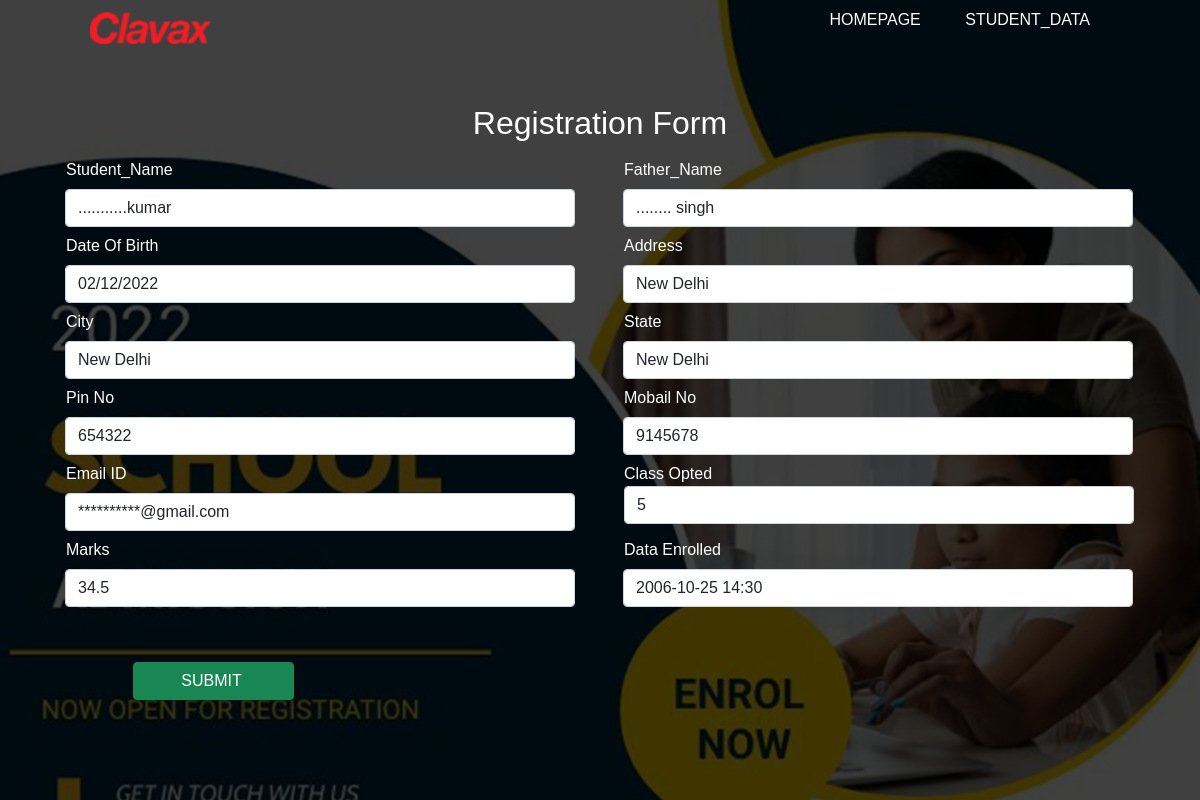
The page /stu_update/update29/ on the database its author committed.
### enrolment_app/models.py (models this page shows)
class Student_data(models.Model):
    student_name=models.CharField(max_length=70)
    father_name=models.CharField(max_length=70)
    dob=models.DateField(null=True,blank=True)
    address=models.CharField(max_length=70)
    city=models.CharField(max_length=70)
    state=models.CharField(max_length=70)
    pinno=models.IntegerField()
    mobailno = models.IntegerField(default='+91',validators=[MaxValueValidator(9999999999)])
    email=models.EmailField(max_length=100)
    class_opted=models.IntegerField()
    marks=models.FloatField(null=True,blank=True)
    date_enrolled=models.DateTimeField(null=True,blank=True)

### enrolment_app/views.py (the view, shortened to what this page needs)
# urls.py: path('update<int:id>/',views.Update_post.as_view(),name='Update_post'),
class Update_post(View):
    template_name = 'student_form.html'
    def get(self,request,id):
        data = Student_data.objects.get(pk=id)
        print(data)
        post_data = Student_data_form(instance=data)
        return render(request,self.template_name,{'form':post_data})

### enrolment_app/templates/student_form.html (shortened to what this page needs)
{% extends 'home.html' %} {% load static %} {% block content %}
<div class="container">
    <div class="container mt-5">
        <form class="well form-horizontal" method="POST" id="contact_form" validate>
            <fieldset>
                <legend>
                    <center>
                        <h2 class="heading">Registration Form</h2>
                    </center>
                </legend><br>
                <div class="form-group">
                    <div class="row gap-md-4">
                        <div class="col-md">
                            <label class="col-md-4 heading control-label">Student_Name</label>
                            <div class="form-floating">
                                <div class="input-group">
                                    <div class="form-control-plaintext">
                                        {{ form.student_name }}
                                    </div>
                                </div>
                            </div>
                        </div>
                        <div class="col-md">
                            <label class="col-md-4 heading control-label">Father_Name</label>
                            <div class="form-floating">
                                <div class="form-floating">
                                    <div class="input-group">
                                        <div class="form-control-plaintext">
                                            {{ form.father_name }}
                                        </div>
                                    </div>
                                </div>
                            </div>
                        </div>
                    </div>
                    <div class="row gap-md-4">
                        <div class="col-md">
                            <label class="col-md-4 heading control-label">Date Of Birth</label>
                            <div class="form-floating">
                                <div class="input-group">
                                    <div class="form-control-plaintext">
                                        {{ form.dob }}
                                    </div>
                                </div>
                            </div>
                        </div>
                        <div class="col-md">
                            <label class="col-md-4 heading control-label">Address</label>
                            <div class="form-floating">
                                <div class="form-floating">
                                    <div class="input-group">
                                        <div class="form-control-plaintext">
                                            {{ form.address }}
                                        </div>
                                    </div>
                                </div>
                            </div>
                        </div>
                    </div>
                    <div class="row gap-md-4">
                        <div class="col-md">
                            <label class="col-md-4 heading control-label">City</label>
                            <div class="form-floating">
                                <div class="input-group">
                                    <div class="form-control-plaintext">
                                        {{ form.city }}
                                    </div>
                                </div>
                            </div>
                        </div>
                        <div class="col-md">
                            <label class="col-md-4 heading control-label">State</label>
                            <div class="form-floating">
                                <div class="form-floating">
                                    <div class="input-group">
                                        <div class="form-control-plaintext">
                                            {{ form.state }}
                                        </div>
                                    </div>
                                </div>
                            </div>
                        </div>
                    </div>
                    <div class="row gap-md-4">
                        <div class="col-md">
                            <label class="col-md-4 heading control-label">Pin No</label>
                            <div class="form-floating">
                                <div class="input-group">
                                    <div class="form-control-plaintext">
                                        {{ form.pinno }}
                                    </div>
                                </div>
                            </div>
                        </div>
                        <div class="col-md">
                            <label class="col-md-4 heading control-label">Mobail No</label>
                            <div class="form-floating">
                                <div class="form-floating">
                                    <div class="input-group">
                                        <div class="form-control-plaintext">
                                            {{ form.mobailno }}
                                        </div>
                                    </div>
                                </div>
                            </div>
                        </div>
                    </div>
                    <div class="row gap-md-4">
                        <div class="col-md">
                            <label class="col-md-4 heading control-label">Email ID</label>
                            <div class="form-floating">
                                <div class="input-group">
                                    <div class="form-control-plaintext">
                                        {{ form.email }}
                                    </div>
                                </div>
                            </div>
                        </div>
                        <div class="col-md">
                            <label class="col-md-4 heading control-label">Class Opted</label>
                            <div class="form-floating">
                                <div class="form-floating">
                                    <div class="input-group">
                                        <select class="form-control" id="{{ form.class_opted }}">
                                          <option>5</option>
                                        </select>
                                    </div>
                                </div>
                            </div>
                        </div>
                    </div>
                    <div class="row gap-md-4">
                        <div class="col-md">
                            <label class="col-md-4 heading control-label">Marks</label>
                            <div class="form-floating">
                                <div class="input-group">
                                    <div class="form-control-plaintext">
                                        {{ form.marks }}
                                    </div>
                                </div>
                            </div>
                        </div>
                        <div class="col-md">
                            <label class="col-md-4 heading control-label">Data Enrolled</label>
                            <div class="form-floating">
                                <div class="form-floating">
                                    <div class="input-group">
                                        <div class="form-control-plaintext">
                                            {{ form.date_enrolled }}
                                        </div>
                                    </div>
                                </div>
                            </div>
                        </div>
                    </div>
                </div>
                <div class="form-group">
                    <div class="col-md-4"><br> &nbsp&nbsp&nbsp&nbsp&nbsp&nbsp&nbsp&nbsp&nbsp&nbsp&nbsp&nbsp&nbsp&nbsp
                        <button type="submit" class="btn btn-success">&nbsp&nbsp&nbsp&nbsp&nbsp&nbsp&nbsp&nbspSUBMIT &nbsp&nbsp&nbsp&nbsp&nbsp&nbsp&nbsp&nbsp</button>
                    </div>
                </div>
            </fieldset>
        </form>
    </div>
    {% endblock content %}

### enrolment_app/static/css/styles.css (style rules this page uses)
* { margin: 0; padding: 0; font-family: sans-serif; }

### enrolment_app/templates/student_form.html (style rules this page uses)
.heading { color: #fff }

### rows shown on the page
Student_data: student_name "...........kumar", father_name "........ singh", dob "02/12/2022", address "New Delhi", city "New Delhi", state "New Delhi", pinno "654322", mobailno "9145678", email "**********@gmail.com", class_opted "5", marks "34.5", date_enrolled "2006-10-25 14:30"
